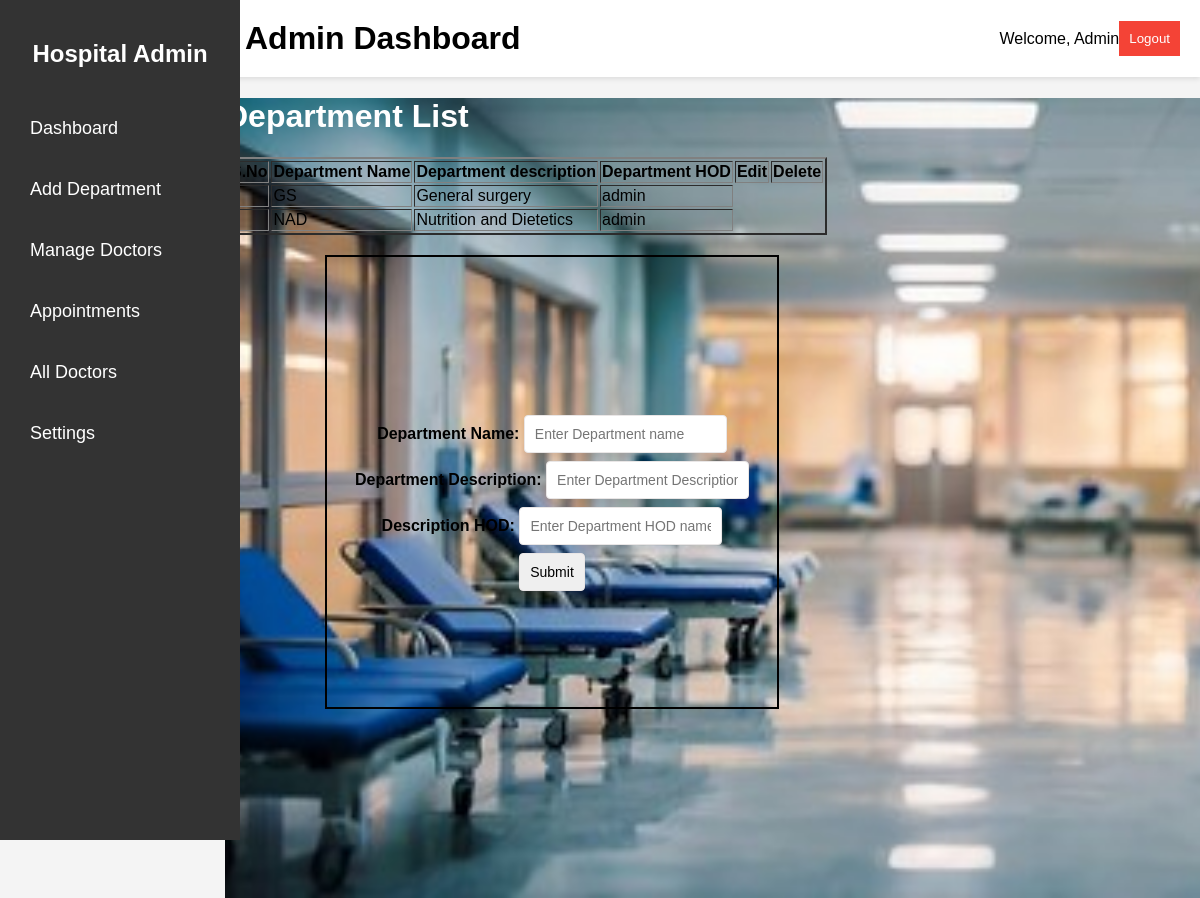
Page /department/ on the committed database.
### hospital/models.py (models this page shows, shortened)
class Department(models.Model):
    dep_name = models.CharField(max_length=50, unique=True)
    dep_description = models.CharField(max_length=50)
    dep_Hod = models.CharField(max_length=50)

### hospital/views.py (the view, shortened to what this page needs)
# urls.py: path('department/', views.department, name='department'),
def department(request):
    depdata1=Department.objects.all()
    return render(request,'department.html',{'data':depdata1.values})

### hospital/templates/department.html (shortened to what this page needs)
{% extends 'base.html' %}
{% load static %}
{% block css %} <link rel="stylesheet" href="{% static 'css/department.css' %}"> {% endblock %}
{% block Content %}
<div class="table-container">
    <h1 style="color: white;">Department List</h1>
    <table border="2px solid white" id="table-data" >
            <tr>
                <th>S.No</th>
                <th>Department Name</th>
                <th>Department description</th>
                <th>Department HOD</th>
                <th>Edit</th>
                <th>Delete</th>
            </tr>
            {% for i in data %}
            <tr>
                <td>{{ forloop.counter }}</td>
                <td>{{ i.dep_name }}</td>
                <td>{{ i.dep_description }}</td>
                <td>{{ i.dep_Hod}}</td>
            </tr>
            {% endfor %}
    </table>
</div>
<div class="dep_container">
 <form action="{% url 'department' %}" method="post" enctype="multipart/form-data" class="department-form">
       <label for="dep_name">Department Name:</label>
       <input type="text" name="dep_name" placeholder="Enter Department name">
       <br>
       <label for="dep_description">Department Description:</label>
       <input type="text" name="dep_description" placeholder="Enter Department Description">
       <br>
       <label for="dep_HOD">Description HOD:</label>
       <input type="text" name="dep_HOD" placeholder="Enter Department HOD name">
       <br>
       <input type="submit" value="Submit">
   </form>
</div>
{% endblock%}

### hospital/static/css/base.css (style rules this page uses)
body { font-family: Arial, sans-serif; margin: 0; padding: 0; display: flex; background-color: #f4f4f4; }
html { overflow-x: hidden; }

### hospital/static/css/department.css (style rules this page uses)
.dep_container { height: 400px; width: 450px; border: 2px solid black; margin-left: 100px; text-align: center; align-content: center; padding-top: 50px; margin-top: 20px; }
.department-form input { padding: 10px; margin-bottom: 8px; border: 1px solid #e9e6e6; border-radius: 4px; font-size: 14px; box-shadow: 0px 4px 4px rgba(97, 90, 90, 0.1); }
.department-form label { margin-bottom: 8px; font-weight: bold; }

### rows in the picture
Department: dep_name "GS", dep_description "General surgery", dep_Hod "admin"
Department: dep_name "NAD", dep_description "Nutrition and Dietetics", dep_Hod "admin"
